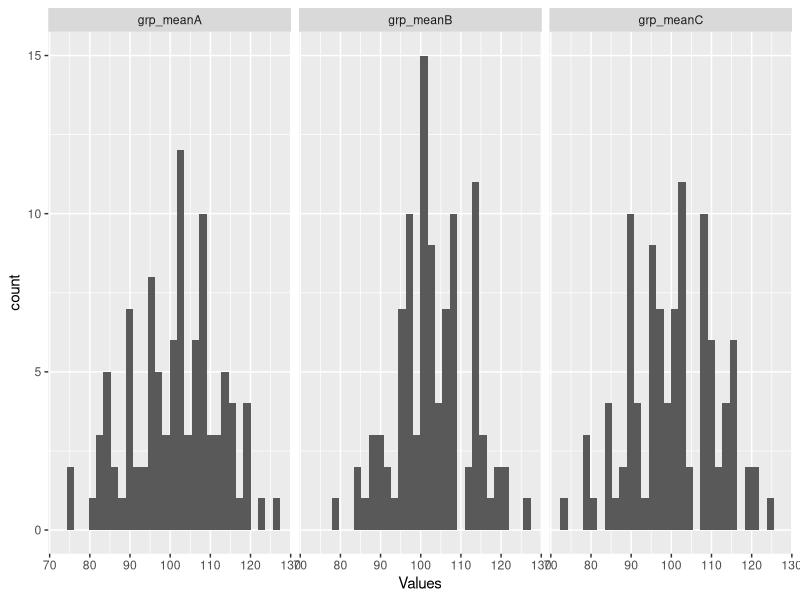

Recreate this plot in R.
## ---- chunk 1

library(tidyverse)
# create a numeric vector containing some 0's
my_vec <- rpois(100, lambda = 2)

# -------------------------------
# FUNCTION count_zeros
# description: counts number of zeros in numeric vector
# inputs: numeric vector
# outputs: number of zeros in vector
###################################
count_zeros <- function(vec = rnorm(n = 10, mean = 0, sd = 1)){

# counter variable 0
counter <- 0

  for(i in seq_along(vec)){
  if(vec[i] == 0){
    counter <- counter + 1
  }

}

  return(counter)
} # end of count_zeros
#--------------------------------

# test 1
count_zeros()
## [1] 0
# test 2
count_zeros(vec = my_vec)
## [1] 12

## ---- chunk 2
length(my_vec[my_vec == 0])

## ---- chunk 3
# -------------------------------
# FUNCTION matrix_fun
# description: creates a matrix of certain dimensions where each element is the product of row * column number
# inputs: two integers (row and column)
# outputs: matrix
###################################
matrix_fun <- function(x  = 2, y = 3){

mat1 <- matrix(nrow = x, ncol = y)

for(i in 1:nrow(mat1)){
  for(j in 1:ncol(mat1)){
    mat1[i,j] <- i * j
  }
}

return(mat1)

} # end of matrix_fun
#--------------------------------

# test function
matrix_fun()
##      [,1] [,2] [,3]
## [1,]    1    2    3
## [2,]    2    4    6
# test with different values
matrix_fun(x = 3, y = 5)


## ---- chunk 4
group <- as.factor(c(rep("A", 30), rep("B", 30), rep("C", 30))) #make group vector
A <- rnorm(n = 30, mean = 22, sd= 2.5) #make corresponding data for group A
B <- rnorm(n = 30, mean = 180, sd = 3)#make corresponding data for group B
C <- rnorm(n = 30, mean = 100, sd = 1)#make corresponding data for group C
response <- c(A, B, C) #combine data into one vector for the responses
newdf <- data.frame(group, response) # combine response vector and groups into a data frame
head(newdf)
## ---- chunk 5
reshuffle <- function(df = newdf) {
  colnames(df) <- c("group", "response")
  df$response <- sample(df$response, length(df$response), replace = FALSE)

    df2 <- df %>%
     group_by(group) %>%
     summarize(mean = mean(response))
    return(as.vector(df2$mean))
}
reshuffle()


## ---- chunk 6
#create empty vectors to fill in for loop
rep <- rep(NULL, 100)
grp_meanA <- rep(NULL, 100)
grp_meanB <- rep(NULL, 100)
grp_meanC <- rep(NULL, 100)
df <- data.frame(rep, grp_meanA, grp_meanB, grp_meanC)

#For loop to reshuffle data 100 times and save output as a dataframe-print dataframe to chekc there are 4 columns 
for (i in 1:100) {
  df[i,1] <- i
  for (j in 1:3) {
  df_reshuff <- data.frame(c(A, B, C), reshuffle())
  df[i,j+1] <- df_reshuff[j,2]
  
  } # end j for loop
} #end i for loop
colnames(df) <- c("rep", "grp_meanA", "grp_meanB", "grp_meanC")
head(df)#four columns 

## ---- chunk 7
df_all <- df %>%
  pivot_longer(cols = grp_meanA:grp_meanC, names_to = "group", values_to = "Values")

ggplot(df_all, aes(x=Values)) + geom_histogram() + facet_wrap(~group)

#the original had higher counts for the means


